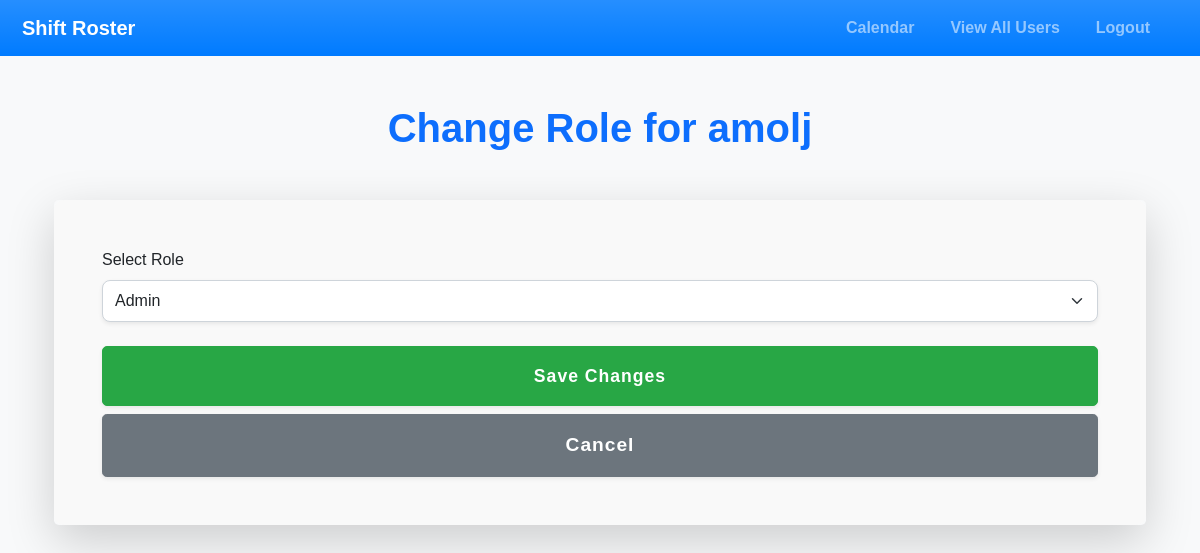
Before: /change_role/1 (signed in) with the older database file.
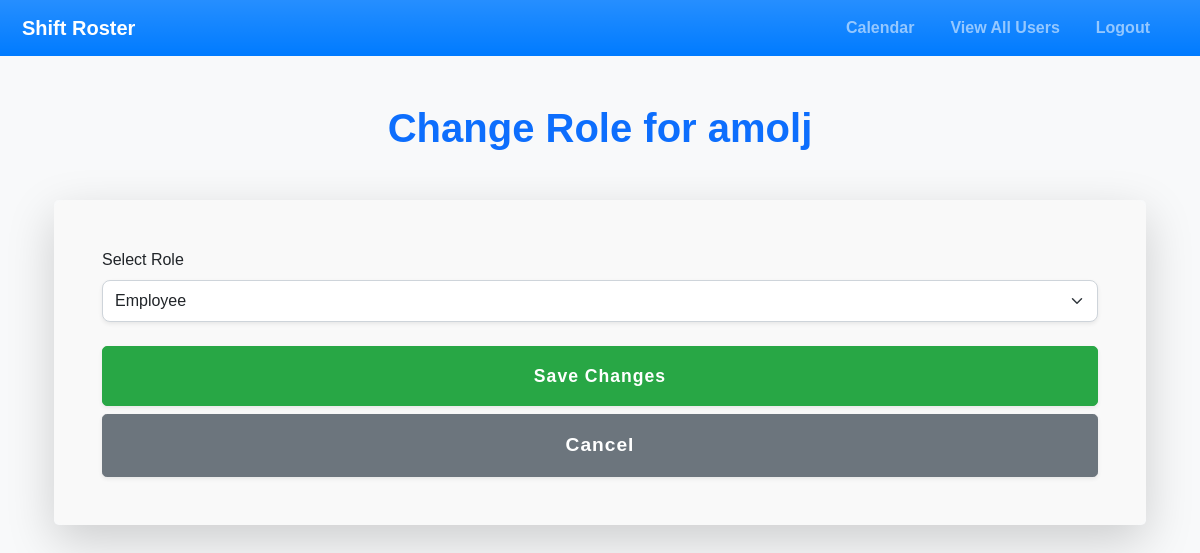
After: the same page with the newer database file.
### app.py (models this page shows, shortened)
class User(db.Model, UserMixin):  # Inherit from UserMixin
    id = db.Column(db.Integer, primary_key=True)
    username = db.Column(db.String(120), unique=True, nullable=False)
    password = db.Column(db.String(120), nullable=False)
    role = db.Column(db.String(20), nullable=False, default='employee')  # Role for admin/employee

### app.py (the view, shortened to what this page needs)
@app.route('/change_role/<int:user_id>', methods=['GET', 'POST'])
@login_required
def change_role(user_id):
    if current_user.role != 'admin':
        flash("You do not have permission to perform this action.", "danger")
        return redirect(url_for('index'))
    user = User.query.get(user_id)
    if not user:
        flash("User not found.", "danger")
        return redirect(url_for('index'))
    return render_template('change_role.html', user=user)

### app.py (called while the page is built)
@login_manager.user_loader
def load_user(user_id):
    return User.query.get(int(user_id))  # Load user by ID

### templates/change_role.html (shortened to what this page needs)
{% extends 'base.html' %}
{% block content %}
    <div class="container my-5">
        <h1 class="text-center mb-5 text-primary" style="font-family: 'Montserrat', sans-serif; font-weight: 600;">Change Role for {{ user.username }}</h1>
        <div class="card shadow-lg rounded-3 border-0" style="background: #f8f9fa;">
            <div class="card-body p-5">
                <form method="POST">
                    <div class="mb-4">
                        <label for="role" class="form-label text-dark font-weight-bold">Select Role</label>
                        <select name="role" id="role" class="form-select form-control-lg shadow-sm" required>
                            <option value="admin" {% if user.role == 'admin' %} selected {% endif %}>Admin</option>
                            <option value="employee" {% if user.role == 'employee' %} selected {% endif %}>Employee</option>
                        </select>
                    </div>
                    <div class="d-flex justify-content-center mt-4">
                        <button type="submit" class="btn btn-success btn-lg px-5 py-3 shadow-sm hover-zoom w-100">Save Changes</button>
                    </div>
                    <div class="d-flex justify-content-center mt-2">
                        <a href="{{ url_for('users') }}" class="btn btn-secondary btn-lg px-5 py-3 shadow-sm hover-zoom w-100">Cancel</a>
                    </div>
                </form>
            </div>
        </div>
    </div>
{% endblock %}

Changed rows visible on the page:
changed User "amolj": role "Admin" → "Employee"
